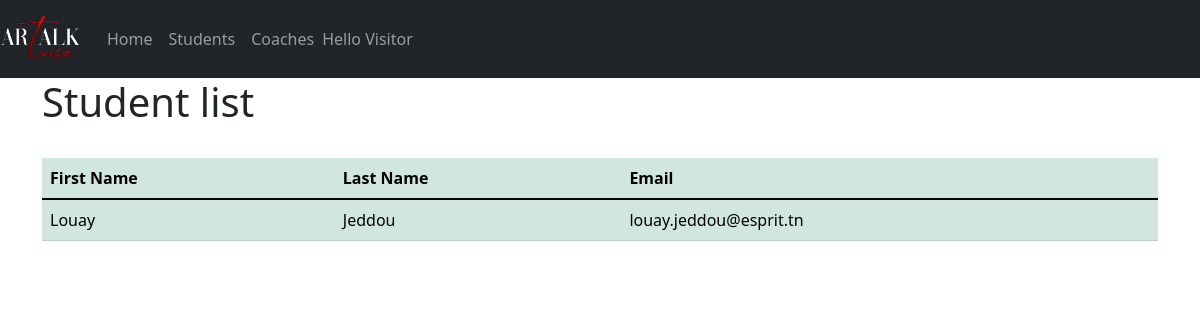
/app/liststudents/, run on an earlier commit of the app's database.
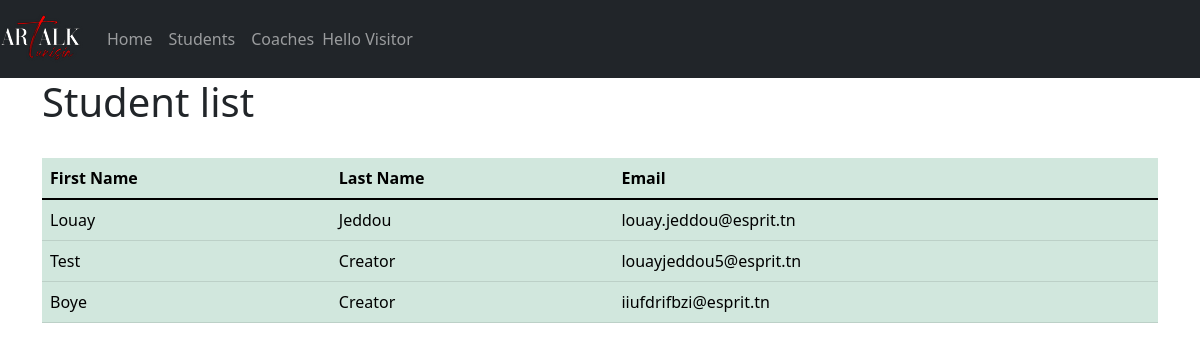
And on a later commit of the database.
### DjangoApp/models.py (models this page shows, shortened)
class User(models.Model):
    first_name = models.CharField(max_length=50)
    last_name = models.CharField(max_length=50)
    email = models.EmailField(verbose_name="Email", null=False, validators=[is_Esprit_Email])  # de base charfield

class Student(User):
    pass

class User(models.Model):
    first_name = models.CharField(max_length=50)
    last_name = models.CharField(max_length=50)
    email = models.EmailField(verbose_name="Email", null=False, validators=[is_Esprit_Email])  # de base charfield

### DjangoApp/views.py (the view)
# urls.py: path('liststudents/', StudentListView.as_view(), name='student_list1'),
class StudentListView(ListView):
    model = Student
    template_name = "app/student_list.html"

### DjangoApp/templates/app/student_list.html (shortened to what this page needs)
{% extends 'app/../../../DjangoProject/templates/base.html' %}
{% block content %}
<h1>Student list</h1>
 <table class="table table-success table-hover">
    <thead>
    <tr>
        <th scope="col">First Name</th>
        <th scope="col">Last Name</th>
        <th scope="col">Email</th>
    </tr>
    </thead>
    <tbody>
    {% for s in object_list %}
        <tr>
        <td>{{s.first_name}}</td>
        <td>{{s.last_name}}</td>
        <td>{{s.email}}</td>
        </tr>
    {% endfor %}
    </tbody>
    </table>
{% endblock content %}

### DjangoProject/templates/base.html (shortened to what this page needs)
<!doctype html>
<html lang="en">
  <head>
    <link href="https://cdn.jsdelivr.net/npm/bootstrap@5.1.3/dist/css/bootstrap.min.css" rel="stylesheet">
  </head>
  <body>
  {% include 'header.html' with greetings="Hello" %}
  <div class="container">
      {% block content %}
      {% endblock content %}
  </div>
  </body>
</html>

### DjangoProject/templates/header.html (shortened to what this page needs)
{% load static %}
<nav class="navbar navbar-expand-lg navbar-dark bg-dark">
  <a class="navbar-brand" href="#">
     <img src="{% static 'img/artalk small.png' %}" alt="logo" class="img-fluid ">
      </a>
  <div class="collapse navbar-collapse" id="navbarSupportedContent">
    <ul class="navbar-nav mr-auto">
      <li class="nav-item active">
        <a class="nav-link" href="{% url 'home' %}">Home </a>
      </li>
        <li class="nav-item">
            <a class="nav-link" href="{% url 'student_list' %}">Students</a>
        </li>
        <li class="nav-item">
            <a class="nav-link" href="{% url 'coach_list' %}">Coaches</a>
        </li>
    </ul>
      <span class="navbar-text">
          {{ greetings }} {{ username|default:"Visitor"}}
      </span>
  </div>
</nav>

What changed in the data, as far as the page shows it:
added Student: first_name "Test", last_name "Creator", email "louayjeddou5@esprit.tn"
added Student: first_name "Boye", last_name "Creator", email "iiufdrifbzi@esprit.tn"
